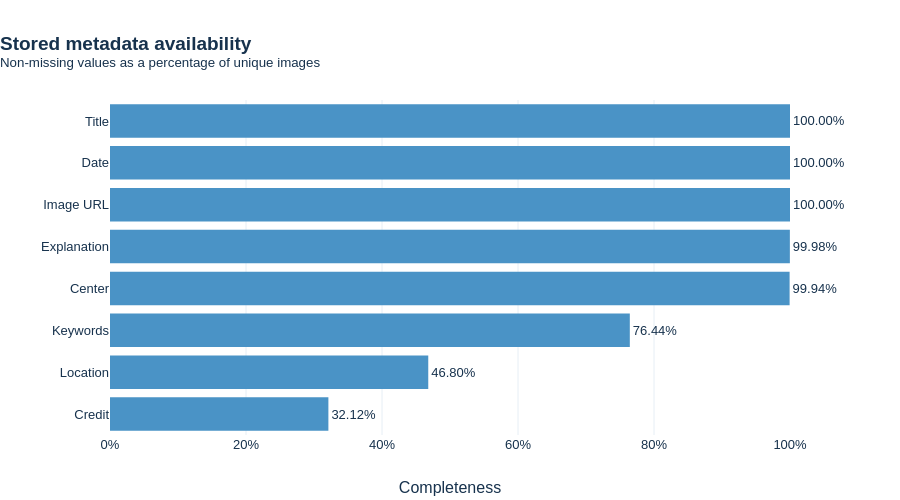

Notebook code cell kept with this figure:
### Code cell
fig_metadata = px.bar(
    metadata_summary, x="Completeness Percentage", y="Metadata Field", orientation="h",
    custom_data=["Available Records", "Missing Records"],
    title="<b>Stored metadata availability</b><br><sup>Non-missing values as a percentage of unique images</sup>",
)
fig_metadata.update_traces(
    marker_color=BLUE, text=metadata_summary["Completeness Percentage"],
    texttemplate="%{text:.2f}%", textposition="outside", cliponaxis=False,
    hovertemplate="<b>%{y}</b><br>Available: %{customdata[0]:,}<br>Missing: %{customdata[1]:,}<br>Completeness: %{x:.2f}%<extra></extra>",
)
fig_metadata.update_xaxes(range=[0, 100], ticksuffix="%", dtick=20, title="Completeness")
fig_metadata.update_yaxes(autorange="reversed", title=None, showgrid=False)
fig_metadata.update_layout(height=500, margin=dict(l=110, r=110, t=100, b=65), showlegend=False)
fig_metadata.show(config=CHART_CONFIG)

### Figure 1 — Plotly figure (JSON) as saved in the notebook; plotly's stock layout.template omitted (floating-point values rounded to 4 significant figures)
{"data": [{"cliponaxis": false, "customdata": [[73937, 0], [73937, 0], [73937, 0], [73923, 14], [73895, 42], [56520, 17417], [34605, 39332], [23746, 50191]], "hovertemplate": "<b>%{y}</b><br>Available: %{customdata[0]:,}<br>Missing: %{customdata[1]:,}<br>Completeness: %{x:.2f}%<extra></extra>", "legendgroup": "", "marker": {"color": "#4A93C6", "pattern": {"shape": ""}}, "name": "", "orientation": "h", "showlegend": false, "text": [100.0, 100.0, 100.0, 99.98, 99.94, 76.44, 46.8, 32.12], "textposition": "outside", "texttemplate": "%{text:.2f}%", "type": "bar", "x": [100.0, 100.0, 100.0, 99.98, 99.94, 76.44, 46.8, 32.12], "xaxis": "x", "y": ["Title", "Date", "Image URL", "Explanation", "Center", "Keywords", "Location", "Credit"], "yaxis": "y"}], "layout": {"barmode": "relative", "height": 500, "legend": {"tracegroupgap": 0}, "margin": {"b": 65, "l": 110, "r": 110, "t": 100}, "showlegend": false, "title": {"text": "<b>Stored metadata availability</b><br><sup>Non-missing values as a percentage of unique images</sup>"}, "xaxis": {"anchor": "y", "domain": [0.0, 1.0], "dtick": 20, "range": [0, 100], "ticksuffix": "%", "title": {"text": "Completeness"}}, "yaxis": {"anchor": "x", "autorange": "reversed", "domain": [0.0, 1.0], "showgrid": false, "title": {}}}}
